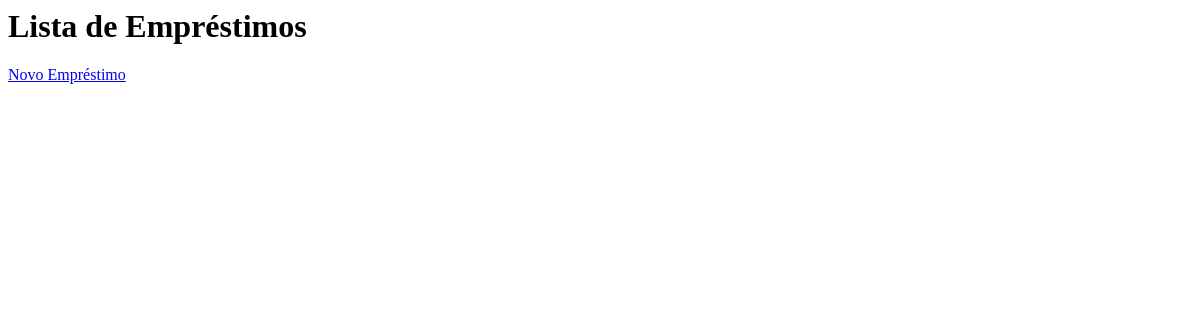
The page /emprestimos/ on the database as committed earlier.
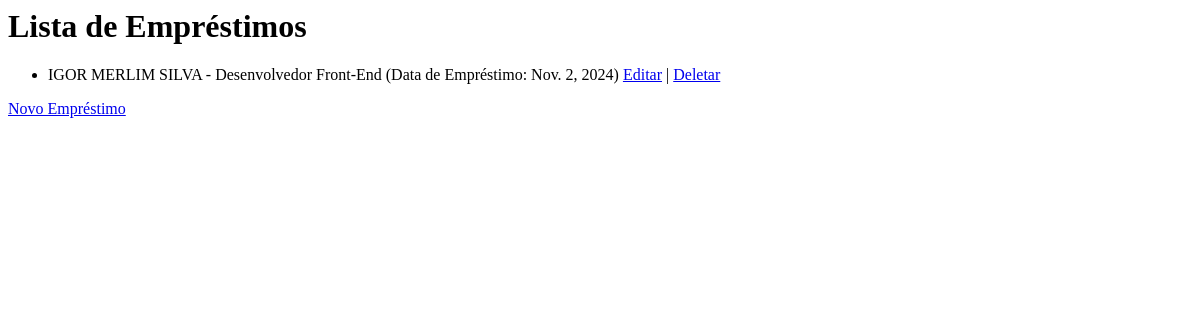
The same page on the database as committed later.
### livros/models.py (models this page shows, shortened)
class Emprestimo(models.Model):
    livro = models.ForeignKey(Livro, on_delete=models.CASCADE)
    usuario = models.ForeignKey(Usuario, on_delete=models.CASCADE)
    data_emprestimo = models.DateField(auto_now_add=True)
    data_prevista_devolucao = models.DateField(null=False, blank=False)
    data_devolucao = models.DateField(null=True, blank=True)
    renovacoes = models.IntegerField(default=0)

class Usuario(models.Model):
    nome = models.CharField(max_length=100, null=False, blank=False)
    tipo = models.CharField(max_length=50, choices=[('membro', 'Membro'), ('funcionario', 'Funcionário')], default='membro')

class Livro(models.Model):
    titulo = models.CharField(max_length=200, null=False, blank=False)
    autor = models.CharField(max_length=100, null=False, blank=False)
    disponivel = models.BooleanField(default=True)

### livros/views.py (the view)
# urls.py: path('emprestimos/', EmprestimoListView.as_view(), name='emprestimo_list'),
class EmprestimoListView(ListView):
    model = Emprestimo
    template_name = 'livros/emprestimo_list.html'

### livros/templates/livros/emprestimo_list.html
<h1>Lista de Empréstimos</h1>
<ul>
    {% for emprestimo in object_list %}
    <li>{{ emprestimo.usuario.nome }} - {{ emprestimo.livro.titulo }} (Data de Empréstimo: {{ emprestimo.data_emprestimo }})
        <a href="{% url 'emprestimo_update' emprestimo.pk %}">Editar</a> |
        <a href="{% url 'emprestimo_delete' emprestimo.pk %}">Deletar</a>
    </li>
    {% endfor %}
</ul>
<a href="{% url 'emprestimo_create' %}">Novo Empréstimo</a>

Rows that differ between the two databases and show on the page:
added Emprestimo: usuario.nome "IGOR MERLIM SILVA", livro.titulo "Desenvolvedor Front-End", data_emprestimo "Nov. 2, 2024"
